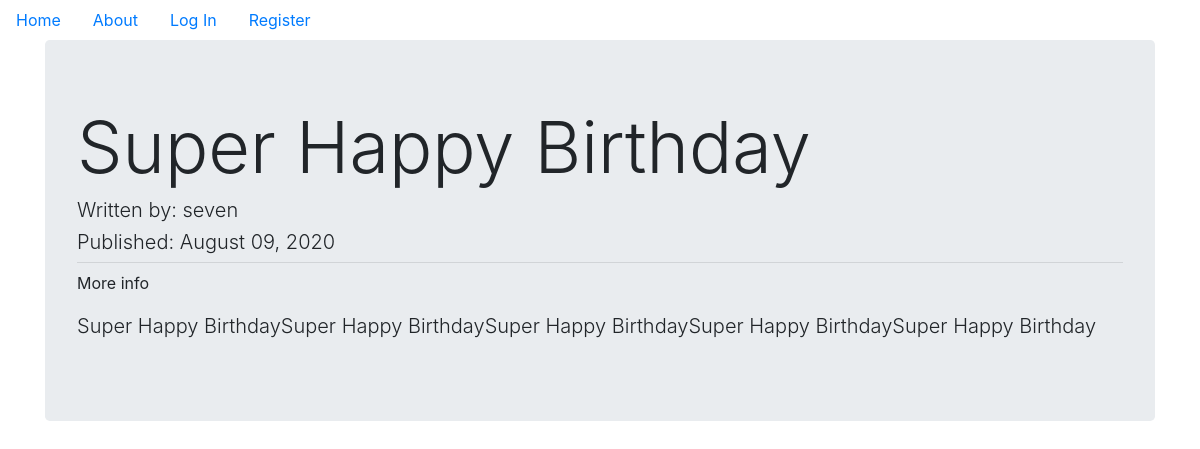
/2, run on the app's committed database.
### puppycompanyblog/models.py (models this page shows, shortened)
class BlogPost(db.Model):
    users = db.relationship(User)
    id = db.Column(db.Integer, primary_key=True)
    user_id = db.Column(db.Integer, db.ForeignKey('users.id'), nullable=False)
    date = db.Column(db.DateTime, nullable=False, default=datetime.utcnow)
    title = db.Column(db.String(140), nullable=False)
    text = db.Column(db.Text, nullable=False)

class User(db.Model, UserMixin):
    __tablename__ = 'users'
    id = db.Column(db.Integer, primary_key=True)
    profile_image = db.Column(db.String(64), nullable=False, default='default_profile.png')
    email = db.Column(db.String(64), unique=True, index=True)
    username = db.Column(db.String(64), unique=True, index=True)
    password_hash = db.Column(db.String(128))
    posts = db.relationship('BlogPost', backref='author', lazy=True)

### puppycompanyblog/users/views.py (the view)
@users.route("/<username>")
def user_posts(username):
    page = request.args.get('page', 1, type=int)
    user = User.query.filter_by(username=username).first_or_404()
    blog_posts = BlogPost.query.filter_by(author=user).order_by(
        BlogPost.date.desc()).paginate(page=page, per_page=5)
    return render_template('user_blog_posts.html', blog_posts=blog_posts, user=user)

### puppycompanyblog/blog_posts/views.py (called while the page is built)
@blog_posts.route('/<int:blog_post_id>', methods=['GET'])
def blog_post(blog_post_id):
    blog_post = BlogPost.query.get_or_404(blog_post_id)
    return render_template('blog_post.html', title=blog_post.title, date=blog_post.date, post=blog_post)

### puppycompanyblog/templates/blog_post.html (shortened to what this page needs)
{% extends "base.html" %}
{% block content %}
<div class="jumbotron">
    <h1 class="display-3">{{ post.title }}</h1>
    <h2 class="lead">Written by: {{ post.author.username }}</h2>
    <h3 class="lead">Published: {{ post.date.strftime('%B %d, %Y') }}</h3>
    <hr class="my-2">
    <p>More info</p>
    <p class="lead">
        {{ post.text }}
    </p>
</div>
{% endblock %}

### data on the page
BlogPost: title "Super Happy Birthday", date "August 09, 2020", text "Super Happy BirthdaySuper Happy BirthdaySuper Happy BirthdaySuper Happy BirthdaySuper Happy Birthday"
User: author.username "seven"
